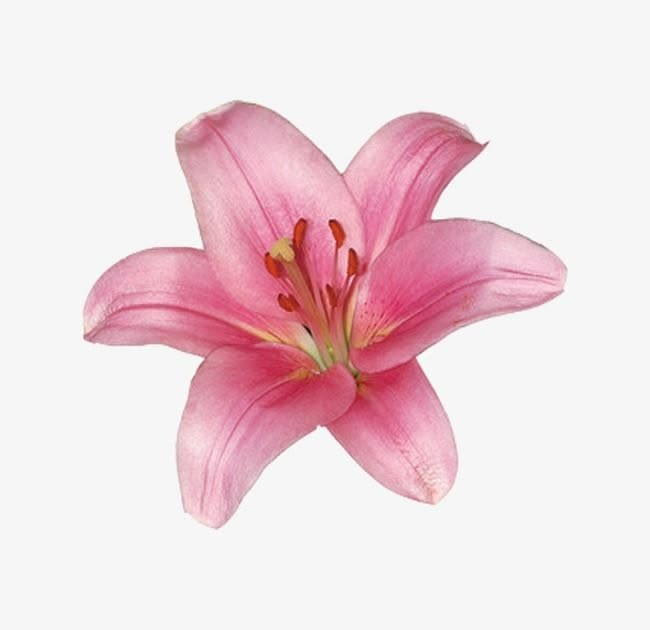
#> input picture images/input/sample.jpg, 650 x 630 px, found by its file name
$ python canny.py
#> lines starting #> are read from the running program, lines starting #| are printed output that depends on the picture; after the words box and inside, x2 and y2 are one past the last pixel; in counts of white or black regions, pixels touching at a corner belong together
import cv2

# Load image
image = cv2.imread("images/input/sample.jpg")
#> image is the input picture: shape (630, 650, 3); mean B, G, R 221.2, 215.9, 238.4

if image is None:
    print("Image not found")
    exit()

# Convert to grayscale
gray = cv2.cvtColor(image, cv2.COLOR_BGR2GRAY)
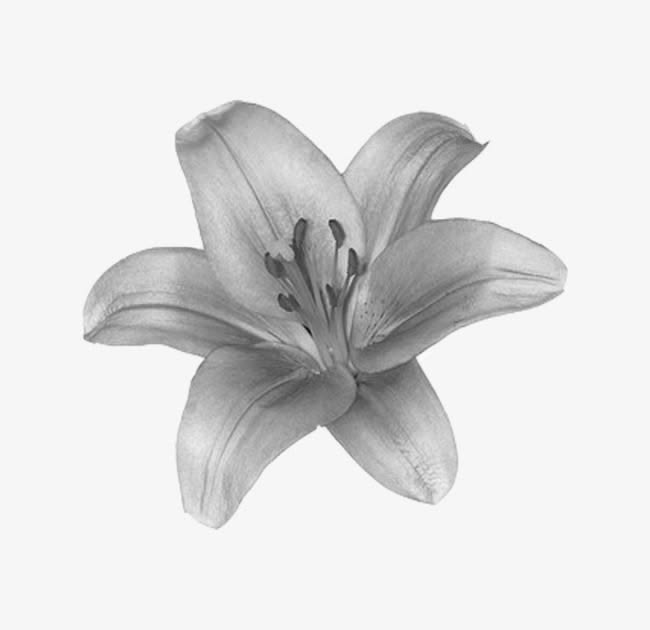
#> gray: shape (630, 650); min 14, max 254, mean 223.2

# Apply Canny Edge Detection
canny = cv2.Canny(gray, 100, 200)
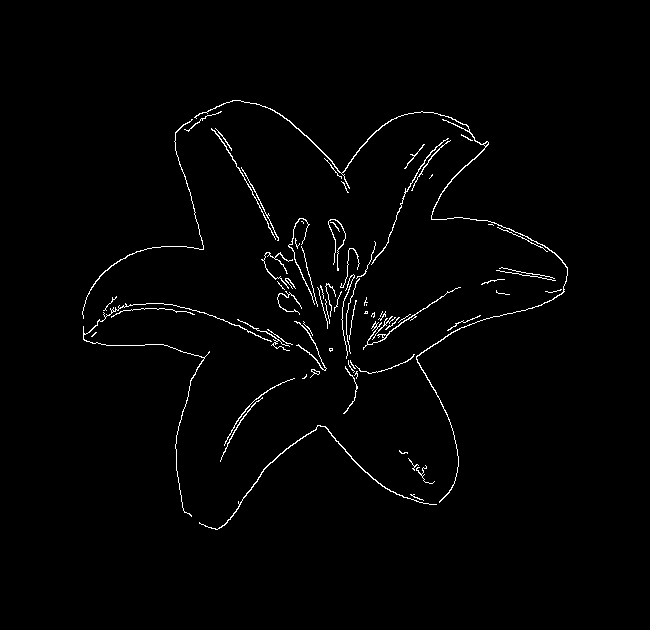
#> canny: shape (630, 650); 1.5% white in thin lines or dots, all inside (x1, y1, x2, y2) = (82, 100, 568, 530)

# Save output
cv2.imwrite("images/output/canny.jpg", canny)

print("Canny edge image saved successfully!")
